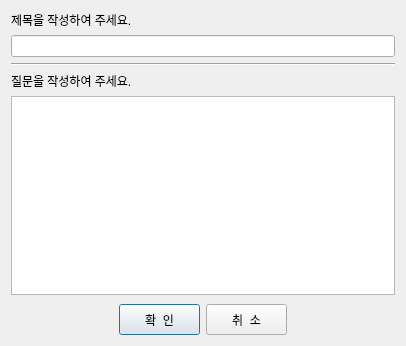
<?xml version="1.0" encoding="UTF-8"?>
<ui version="4.0">
 <class>BoardQuestionDialog</class>
 <widget class="QDialog" name="BoardQuestionDialog">
  <property name="geometry">
   <rect>
    <x>0</x>
    <y>0</y>
    <width>406</width>
    <height>346</height>
   </rect>
  </property>
  <property name="windowTitle">
   <string>게시판 글 작성</string>
  </property>
  <layout class="QGridLayout" name="gridLayout">
   <item row="0" column="0">
    <layout class="QVBoxLayout" name="verticalLayout">
     <item>
      <layout class="QHBoxLayout" name="horizontalLayout_3">
       <item>
        <widget class="QLabel" name="titleLabel">
         <property name="styleSheet">
          <string notr="true">font: 11pt &quot;나눔바른고딕&quot;;</string>
         </property>
         <property name="text">
          <string>제목을 작성하여 주세요.</string>
         </property>
        </widget>
       </item>
       <item>
        <spacer name="horizontalSpacer_6">
         <property name="orientation">
          <enum>Qt::Horizontal</enum>
         </property>
         <property name="sizeHint" stdset="0">
          <size>
           <width>238</width>
           <height>17</height>
          </size>
         </property>
        </spacer>
       </item>
      </layout>
     </item>
     <item>
      <widget class="QLineEdit" name="titleLineEdit">
       <property name="minimumSize">
        <size>
         <width>311</width>
         <height>20</height>
        </size>
       </property>
       <property name="styleSheet">
        <string notr="true">font: 10pt &quot;나눔바른고딕&quot;;</string>
       </property>
       <property name="text">
        <string/>
       </property>
       <property name="readOnly">
        <bool>false</bool>
       </property>
      </widget>
     </item>
     <item>
      <widget class="Line" name="line">
       <property name="orientation">
        <enum>Qt::Horizontal</enum>
       </property>
      </widget>
     </item>
     <item>
      <layout class="QHBoxLayout" name="horizontalLayout_2">
       <item>
        <widget class="QLabel" name="questionLabel">
         <property name="styleSheet">
          <string notr="true">font: 11pt &quot;나눔바른고딕&quot;;</string>
         </property>
         <property name="text">
          <string>질문을 작성하여 주세요.</string>
         </property>
        </widget>
       </item>
       <item>
        <spacer name="horizontalSpacer_5">
         <property name="orientation">
          <enum>Qt::Horizontal</enum>
         </property>
         <property name="sizeHint" stdset="0">
          <size>
           <width>238</width>
           <height>17</height>
          </size>
         </property>
        </spacer>
       </item>
      </layout>
     </item>
     <item>
      <widget class="QPlainTextEdit" name="questionPlainTextEdit">
       <property name="minimumSize">
        <size>
         <width>351</width>
         <height>51</height>
        </size>
       </property>
       <property name="maximumSize">
        <size>
         <width>35100</width>
         <height>510</height>
        </size>
       </property>
       <property name="baseSize">
        <size>
         <width>351</width>
         <height>51</height>
        </size>
       </property>
       <property name="styleSheet">
        <string notr="true">font: 10pt &quot;나눔바른고딕&quot;;</string>
       </property>
       <property name="readOnly">
        <bool>false</bool>
       </property>
      </widget>
     </item>
     <item>
      <spacer name="verticalSpacer">
       <property name="orientation">
        <enum>Qt::Vertical</enum>
       </property>
       <property name="sizeType">
        <enum>QSizePolicy::Fixed</enum>
       </property>
       <property name="sizeHint" stdset="0">
        <size>
         <width>20</width>
         <height>3</height>
        </size>
       </property>
      </spacer>
     </item>
     <item>
      <layout class="QHBoxLayout" name="horizontalLayout">
       <item>
        <spacer name="horizontalSpacer">
         <property name="orientation">
          <enum>Qt::Horizontal</enum>
         </property>
         <property name="sizeHint" stdset="0">
          <size>
           <width>98</width>
           <height>28</height>
          </size>
         </property>
        </spacer>
       </item>
       <item>
        <widget class="QPushButton" name="okButton">
         <property name="minimumSize">
          <size>
           <width>81</width>
           <height>31</height>
          </size>
         </property>
         <property name="maximumSize">
          <size>
           <width>81</width>
           <height>31</height>
          </size>
         </property>
         <property name="styleSheet">
          <string notr="true">font: 10pt &quot;나눔바른고딕&quot;;</string>
         </property>
         <property name="text">
          <string>확  인</string>
         </property>
        </widget>
       </item>
       <item>
        <widget class="QPushButton" name="cancelButton">
         <property name="minimumSize">
          <size>
           <width>81</width>
           <height>31</height>
          </size>
         </property>
         <property name="maximumSize">
          <size>
           <width>81</width>
           <height>31</height>
          </size>
         </property>
         <property name="styleSheet">
          <string notr="true">font: 10pt &quot;나눔바른고딕&quot;;</string>
         </property>
         <property name="text">
          <string>취  소</string>
         </property>
        </widget>
       </item>
       <item>
        <spacer name="horizontalSpacer_2">
         <property name="orientation">
          <enum>Qt::Horizontal</enum>
         </property>
         <property name="sizeHint" stdset="0">
          <size>
           <width>98</width>
           <height>28</height>
          </size>
         </property>
        </spacer>
       </item>
      </layout>
     </item>
    </layout>
   </item>
  </layout>
 </widget>
 <resources/>
 <connections/>
</ui>
